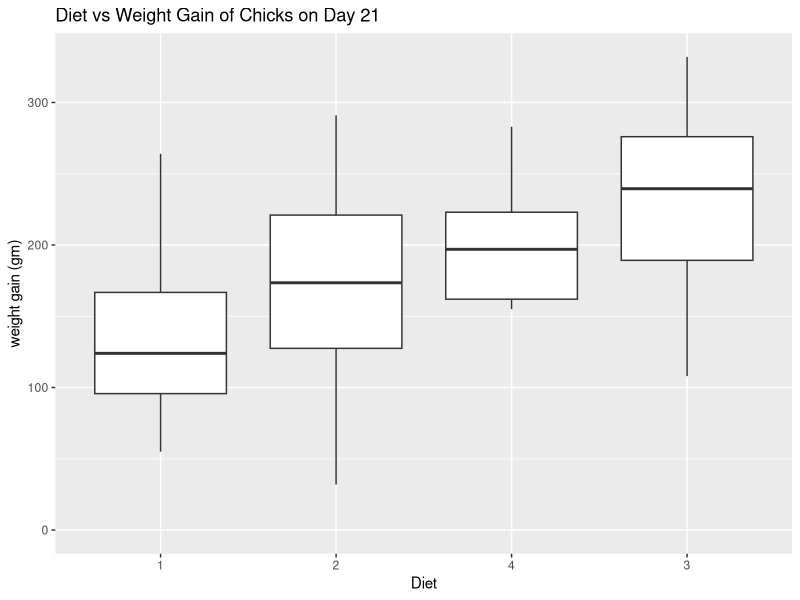
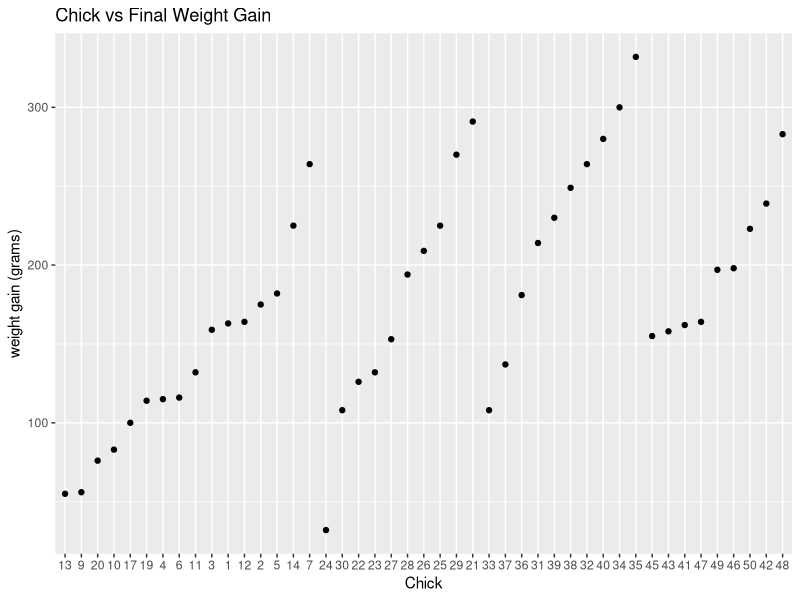
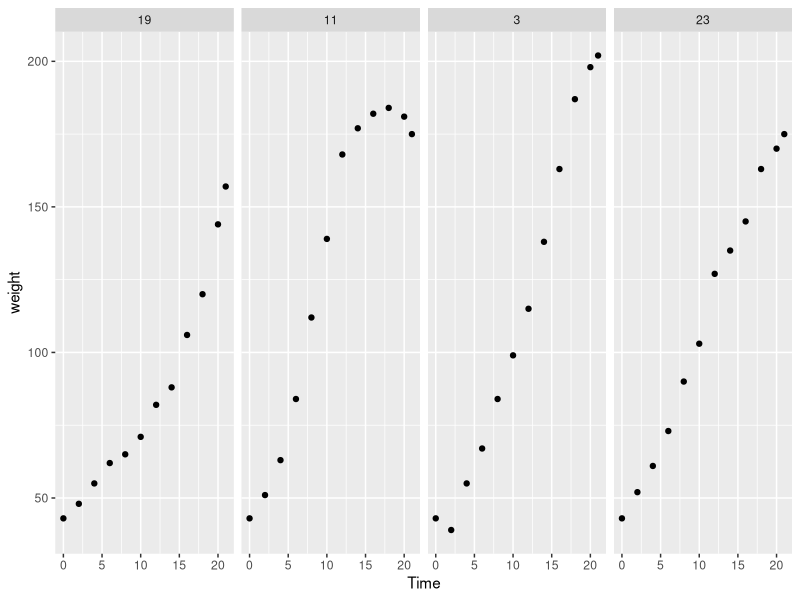
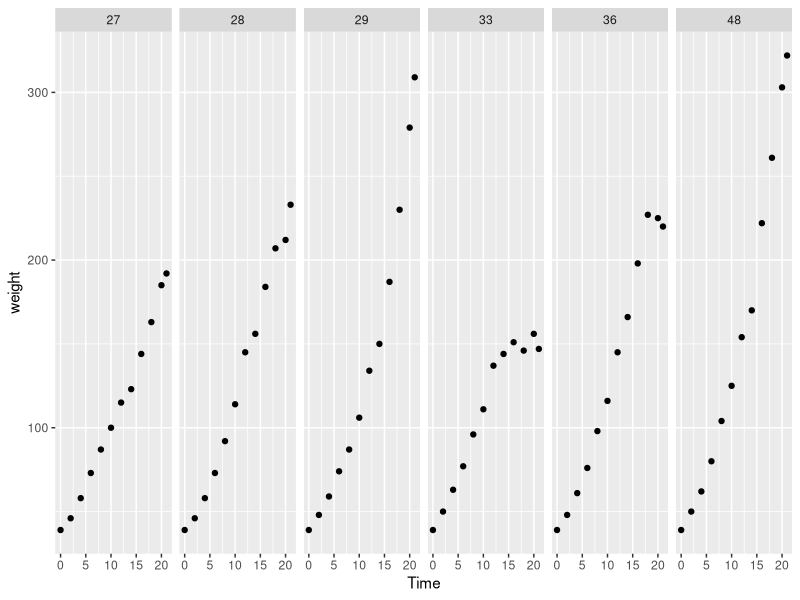

Write R code to recreate these figures, in order.
## ---- chunk 1
knitr::opts_chunk$set(echo = TRUE)
library(dplyr)
library(ggplot2)
## ---- chunk 2
weight0 <- ChickWeight %>% group_by(Diet) %>% summarize(num_chicks = n(), avg_weight= mean(weight), sd_weight= sd(weight))
weight0
## ---- chunk 3
complete <- ChickWeight %>% group_by(Chick) %>% mutate(count = n()) %>% filter(count == 12)
complete[1:3,]
## ---- chunk 4
a <- complete %>% group_by(Chick) %>% filter(Time == 0)
complete$init_weight <- rep(a$weight, each=12)
complete <- complete %>% mutate(weightgain = weight - init_weight)
complete[1:3,]
## ---- chunk 5
complete$Diet <- factor(complete$Diet, levels(complete$Diet)[c(1,2,4,3)])
complete %>% filter(Time == 21) %>% ggplot(aes(x= Diet, y= weightgain)) + geom_boxplot() + expand_limits(y=0) + labs(y = 'weight gain (gm)', title = 'Diet vs Weight Gain of Chicks on Day 21')
## ---- chunk 6
final <- complete %>% filter(Time == 21)
max <- max(final$weightgain)
min <- min(final$weightgain)
final %>% filter(weightgain == max | weightgain == min)
## ---- chunk 7
final %>% ggplot(aes(x=Chick, y=weightgain)) + geom_point() + labs(y='weight gain (grams)', title='Chick vs Final Weight Gain')
## ---- chunk 8
min <- min(complete$init_weight)
max <- max(complete$init_weight)
complete %>% filter(Time == 0 & (init_weight==min | init_weight == max))
## ---- chunk 9
complete %>%filter(Chick == 3 | Chick == 11 | Chick == 19 | Chick == 23)  %>% ggplot(aes(x=Time,y=weight)) + geom_point() + facet_grid(cols = vars(Chick))
## ---- chunk 10
complete %>%filter(Chick == 27 | Chick == 28 | Chick == 29 | Chick == 33 | Chick == 36 | Chick == 48)  %>% ggplot(aes(x=Time,y=weight)) + geom_point() + facet_grid(cols = vars(Chick))
## ---- chunk 11

## ---- chunk 12

